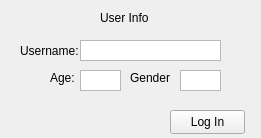
<?xml version="1.0" encoding="UTF-8"?>
<ui version="4.0">
 <class>LoginWindow</class>
 <widget class="QWidget" name="LoginWindow">
  <property name="geometry">
   <rect>
    <x>0</x>
    <y>0</y>
    <width>261</width>
    <height>138</height>
   </rect>
  </property>
  <property name="windowTitle">
   <string>Form</string>
  </property>
  <widget class="QLabel" name="label">
   <property name="geometry">
    <rect>
     <x>100</x>
     <y>10</y>
     <width>49</width>
     <height>16</height>
    </rect>
   </property>
   <property name="text">
    <string>User Info</string>
   </property>
  </widget>
  <widget class="QTextEdit" name="textEdit">
   <property name="geometry">
    <rect>
     <x>80</x>
     <y>40</y>
     <width>141</width>
     <height>21</height>
    </rect>
   </property>
   <property name="verticalScrollBarPolicy">
    <enum>Qt::ScrollBarAlwaysOff</enum>
   </property>
  </widget>
  <widget class="QLabel" name="label_2">
   <property name="geometry">
    <rect>
     <x>20</x>
     <y>40</y>
     <width>61</width>
     <height>21</height>
    </rect>
   </property>
   <property name="text">
    <string>Username:</string>
   </property>
  </widget>
  <widget class="QLabel" name="label_3">
   <property name="geometry">
    <rect>
     <x>50</x>
     <y>70</y>
     <width>31</width>
     <height>16</height>
    </rect>
   </property>
   <property name="text">
    <string>Age:</string>
   </property>
  </widget>
  <widget class="QTextEdit" name="textEdit_2">
   <property name="geometry">
    <rect>
     <x>80</x>
     <y>70</y>
     <width>41</width>
     <height>21</height>
    </rect>
   </property>
   <property name="verticalScrollBarPolicy">
    <enum>Qt::ScrollBarAlwaysOff</enum>
   </property>
  </widget>
  <widget class="QLabel" name="label_4">
   <property name="geometry">
    <rect>
     <x>130</x>
     <y>70</y>
     <width>41</width>
     <height>16</height>
    </rect>
   </property>
   <property name="text">
    <string>Gender:</string>
   </property>
  </widget>
  <widget class="QTextEdit" name="textEdit_3">
   <property name="geometry">
    <rect>
     <x>180</x>
     <y>70</y>
     <width>41</width>
     <height>21</height>
    </rect>
   </property>
   <property name="verticalScrollBarPolicy">
    <enum>Qt::ScrollBarAlwaysOff</enum>
   </property>
  </widget>
  <widget class="QPushButton" name="pushButton">
   <property name="geometry">
    <rect>
     <x>170</x>
     <y>110</y>
     <width>75</width>
     <height>24</height>
    </rect>
   </property>
   <property name="text">
    <string>Log In</string>
   </property>
  </widget>
 </widget>
 <resources/>
 <connections/>
</ui>
